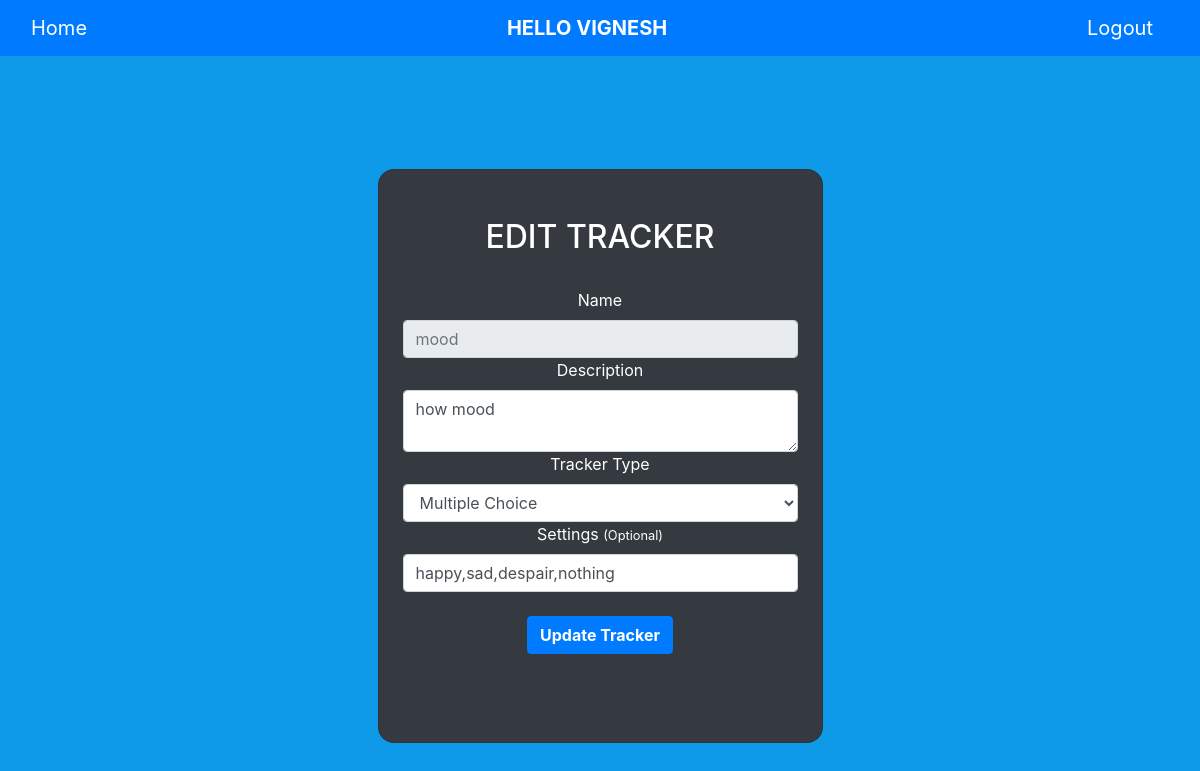
Page /edit-tracker/3 (signed in) on the earlier database version.
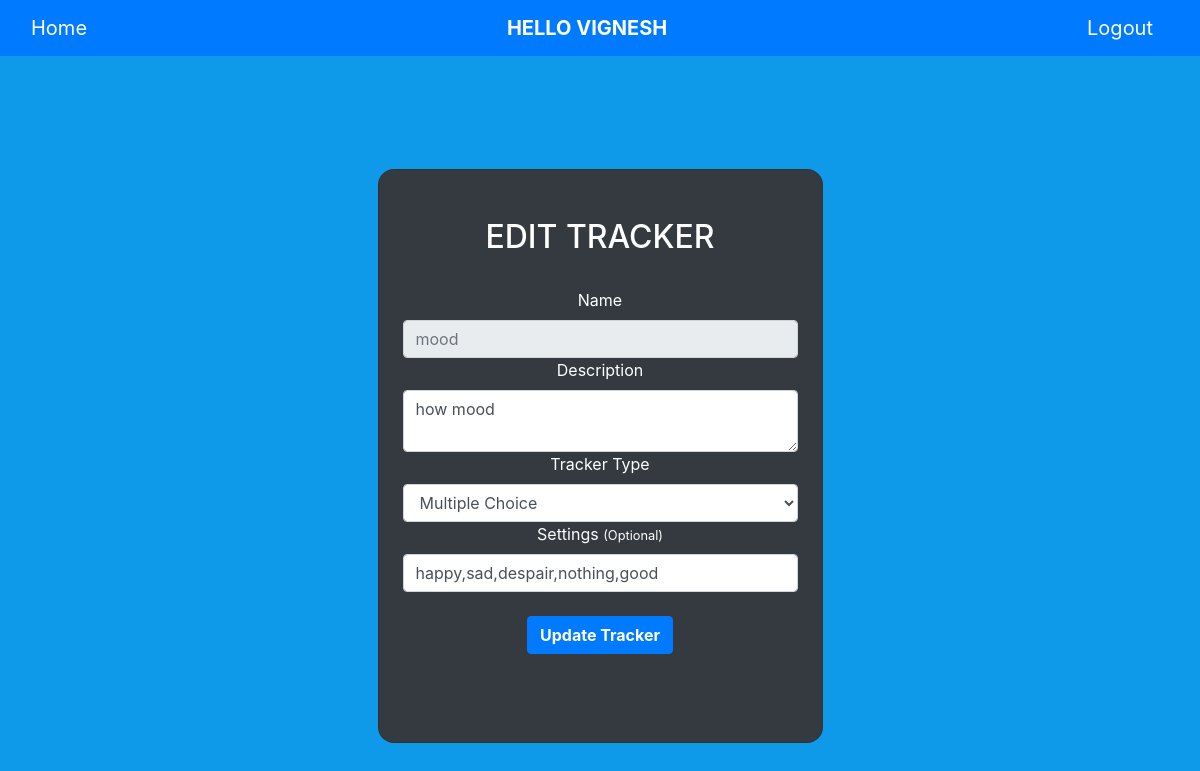
Same page on the later database version.
### main.py (models this page shows)
class Tracker(db.Model):
    t_id = db.Column(db.Integer, primary_key=True)
    name = db.Column(db.String(60))
    description = db.Column(db.String(150))
    type = db.Column(db.String(60))
    settings = db.Column(db.String(60))
    log = db.relationship('Log')
    user_id = db.Column(db.Integer, db.ForeignKey("user.id"), nullable=False)

### main.py (the view, shortened to what this page needs)
@app.route('/edit-tracker/<int:t_id>', methods=['GET', 'POST'])
@login_required
def edit_tracker(t_id):
    tracker = Tracker.query.get(t_id)
    return render_template("edit_tracker_page.html", user=current_user, tracker=tracker)

### main.py (called while the page is built)
@login.user_loader
def load_user(id):
    return User.query.get(int(id))

### templates/edit_tracker_page.html (shortened to what this page needs)
{% extends 'base.html' %}
{% block content %}
<section class="vh-100 gradient-custom">
    <div class="container py-5 h-100">
      <div class="row d-flex justify-content-center align-items-center h-100">
        <div class="col-12 col-md-8 col-lg-6 col-xl-5">
          <div class="card bg-dark text-white" style="border-radius: 1rem;">
            <div class="card-body p-4 text-center">
              <div class="mb-md-4 mt-md-4 pb-4">
                <h2 class="fw-bold mb-2 text-uppercase">Edit Tracker</h2>
                <form method="post">
                    <div class="form-group">
                        <div>
                            <br>
                        <label for="name">Name</label>
                        <input
                            type="text"
                            class="form-control"
                            id="name"
                            name="name"
                            placeholder="{{ tracker.name }}"
                            maxlength="30"
                            disabled
                        />
                        <label for="description">Description</label>
                        <textarea
                            class="form-control"
                            id="description"
                            name="description"
                            maxlength="200"
                        >{{ tracker.description }}</textarea>
                        <label for="type">Tracker Type</label>
                                    <select id="type"  class="form-control"  name="type" required>
                                        {% if tracker.type=="Multiple Choice" %}
                                        <option value="Multiple Choice"  selected>Multiple Choice</option>
                                        {% else %}
                                        <option value="Multiple Choice">Multiple Choice</option>
                                        {% endif %}
                                    </select>
                        <label for="settings">Settings <small>(Optional)</small></label>
                        <input
                            type="text"
                            class="form-control"
                            id="settings"
                            name="settings"
                            value="{{ tracker.settings }}"
                            maxlength="80"
                        />
                        <br>
                        <button type="submit" class="btn btn-primary"><b>Update Tracker</b></button>
                        </div>
                    </div>
                </form>
            </div>
          </div>
        </div>
      </div>
    </div>
  </section>
{% endblock %}

Differences in the rows shown:
changed Tracker "mood": settings "happy,sad,despair,nothing" → "happy,sad,despair,nothing,good"
